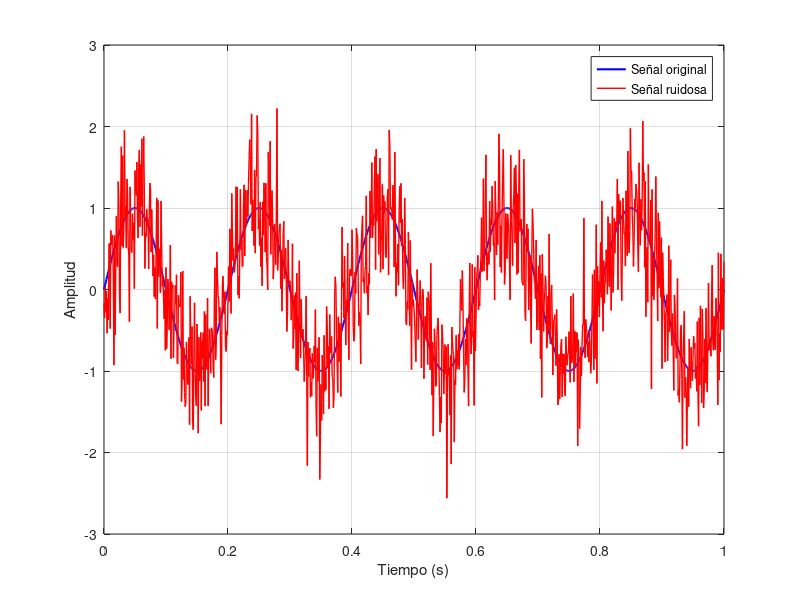

The MATLAB script that drew this image:
clc;
clear;
close all;

% 1. Parámetros de la señal

t = 0:0.001:1;           % Vector de tiempo
f = 5;                   % Frecuencia de la señal (Hz)
x = sin(2*pi*f*t);       % Señal senoidal

% 2. Nivel de SNR deseado
SNR_dB = 3;                              % Nivel de SNR en dB deseado
P_signal = mean(x.^2);                   % Potencia de la señal
P_signal_dB = 10 * log10(P_signal);      % Potencia de la señal en dB

% 3. Calcular potencia del ruido para lograr ese SNR
P_noise = P_signal / (10^(SNR_dB/10));   % Potencia en valor lineal
P_noise_dB = P_signal_dB - SNR_dB;       % Potencia del ruido en dB

% 4. Generar señal con ruido
n = sqrt(P_noise) * randn(size(t));      % Ruido blanco gaussiano
y = x + n;                               % Señal ruidosa

% 5. Estimación de SNR en dB
error = y - x;                       
P_error = mean(error.^2);         
SNR_estimado_dB = 10*log10(P_signal / P_error);
disp(['Potencia de la señal:      ', num2str(P_signal, '%.4f'), ' (', num2str(P_signal_dB, '%.2f'), ' dB)']);
disp(['Potencia del ruido:        ', num2str(P_noise, '%.4f'), ' (', num2str(P_noise_dB, '%.2f'), ' dB)']);
disp(['SNR diseñado:              ', num2str(SNR_dB), ' dB']);
disp(['SNR estimado (medido):     ', num2str(SNR_estimado_dB, '%.2f'), ' dB']);

figure;
plot(t, x, 'b', 'LineWidth', 1.5); hold on;
plot(t, y, 'r', 'LineWidth', 1);
legend('Señal original', 'Señal ruidosa');
xlabel('Tiempo (s)');
ylabel('Amplitud');
grid on;
